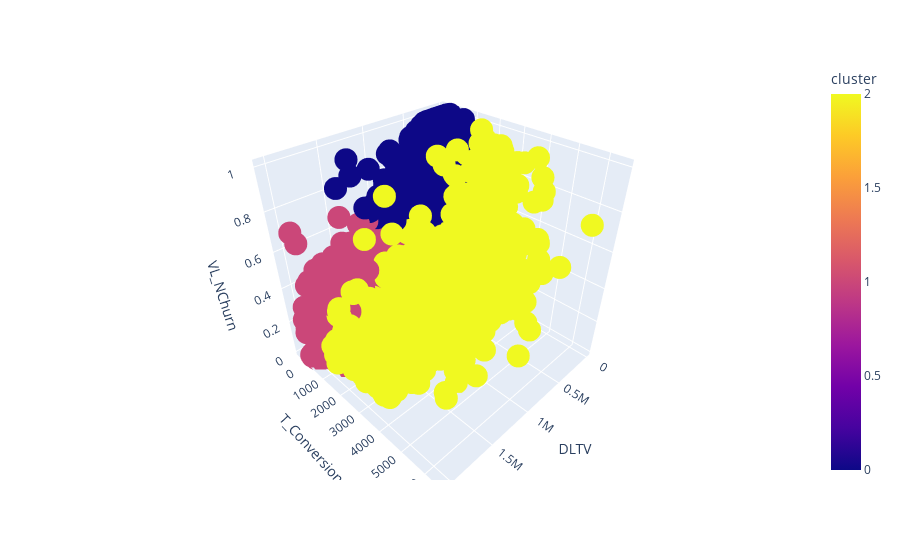

The notebook cell this image was saved under:
### Markdown cell above
#### Graficar Segmentos

### Code cell
graficar(df_segmentado, model_cols)
graficar_importancia(df_segmentado, model_cols)

### Figure 1 — Plotly figure (JSON) as saved in the notebook; plotly's stock layout.template omitted (floating-point values rounded to 4 significant figures; data arrays with more than 128 entries replaced by an {"elided": "..."} marker saying what was removed)
{"data": [{"hovertemplate": "DLTV=%{x}<br>T_Conversion=%{y}<br>VL_NChurn=%{z}<br>cluster=%{marker.color}<extra></extra>", "legendgroup": "", "marker": {"color": {"elided": "22836 int values"}, "coloraxis": "coloraxis", "symbol": "circle"}, "mode": "markers", "name": "", "scene": "scene", "showlegend": false, "type": "scatter3d", "x": {"elided": "22836 float values"}, "y": {"elided": "22836 int values"}, "z": {"elided": "22836 float values"}}], "layout": {"coloraxis": {"colorbar": {"title": {"text": "cluster"}}, "colorscale": [[0, "#0d0887"], [0.1111, "#46039f"], [0.2222, "#7201a8"], [0.3333, "#9c179e"], [0.4444, "#bd3786"], [0.5556, "#d8576b"], [0.6667, "#ed7953"], [0.7778, "#fb9f3a"], [0.8889, "#fdca26"], [1, "#f0f921"]]}, "legend": {"tracegroupgap": 0}, "margin": {"t": 60}, "scene": {"domain": {"x": [0, 1], "y": [0, 1]}, "xaxis": {"title": {"text": "DLTV"}}, "yaxis": {"title": {"text": "T_Conversion"}}, "zaxis": {"title": {"text": "VL_NChurn"}}}}}
